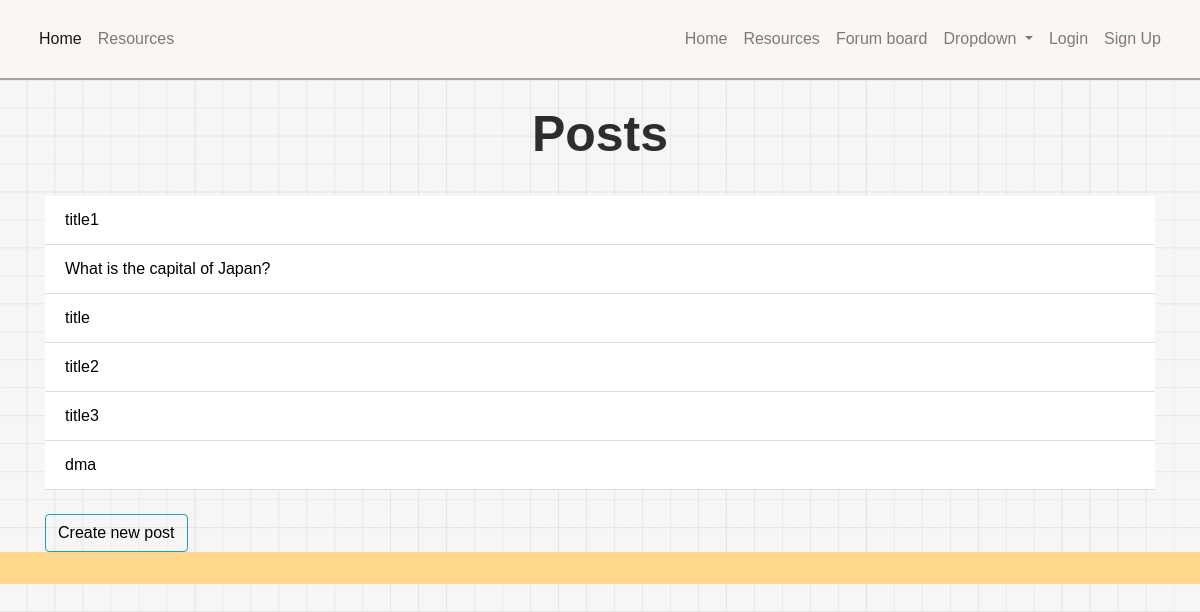
Screenshot of /forum/home/ with the database file from the repository.
### tables this page shows
CREATE TABLE forum_posts (postID INTEGER PRIMARY KEY, userID INTEGER REFERENCES user (userID), title TEXT, content TEXT, post_date TIMESTAMP DEFAULT (CURRENT_TIMESTAMP));

### website/views.py (the view, shortened to what this page needs)
@views.route('/forum/<id>/', methods=['GET', 'POST'])
def forum(id):
    if id == 'home':
        sql = 'SELECT * FROM forum_posts;'
        posts = query_db(sql)
        if posts:
            return render_template('forumHome.html', posts=posts)
        else:
            return render_template('forumHome.html', posts='No posts are currently available')
    elif id == None:
        abort(404)

### website/views.py (called while the page is built)
def query_db(sql, args=(), one=False):
    db = sqlite3.connect('web.db')
    cursor = db.cursor()
    cursor.execute(sql, args)
    results = cursor.fetchall()
    db.commit()
    db.close()
    return (results[0] if results else None) if one else results

### website/templates/forumHome.html
{% extends "base.html" %} {% block title %}Forum board{% endblock %}
{% block content %}
<br>
<h1 align="center">Posts</h1>
<br>
<ul class="list-group list-group-flush" id="posts">
    {% for post in posts %}
    <li class="list-group-item custom-bg">
        <a href="{{ url_for('views.forum', id=post[0]) }}" class="custom-link">{{ post[2] }}</a>
    </li>
    {% endfor %}
</ul>
<br>
<button type="button" class="btn btn-outline-info">
    <a href="{{ url_for('views.createANDedit', action='create', subject='post') }}" class="custom-link">Create new post</a>
</button>
{% endblock %}

### website/static/styles.css (style rules this page uses)
body { background-image: url('../static/img/grid.png'); background-repeat: repeat center center; -webkit-background-size: cover; -moz-background-size: cover; -o-background-size: cover; background-size: 100vw; background-color: #F8F6F5; font-family: Arial, sans-serif; margin: 0; padding: 0; overflow-x: hidden; color: #2C2D2D; margin-top: 80px; }
h1 { font-size: 50px; font-weight: bolder; }
.custom-link { color: black; text-decoration: none; }

### rows the page displays
forum_posts: title "title1"
forum_posts: title "What is the capital of Japan?"
forum_posts: title "title"
forum_posts: title "title2"
forum_posts: title "title3"
forum_posts: title "dma"
